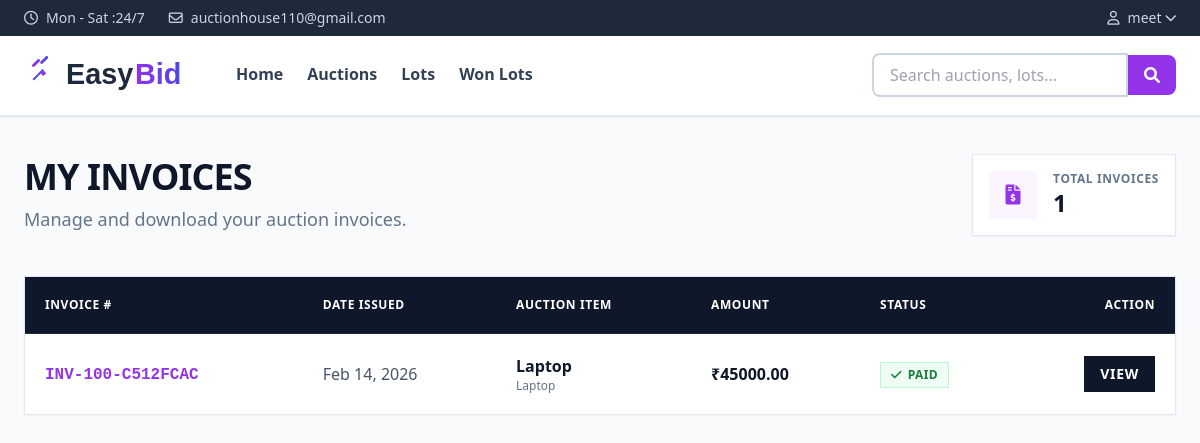
The page /bids/my-invoices/ (signed in) on the database its author committed.
### auction_list/models.py (models this page shows, shortened)
class Invoice(models.Model):
    user = models.ForeignKey(User, on_delete=models.CASCADE, related_name='invoices')
    lot = models.OneToOneField('Lot', on_delete=models.CASCADE, related_name='invoice')
    amount = models.DecimalField(max_digits=12, decimal_places=2)
    shipping_fee = models.DecimalField(max_digits=10, decimal_places=2, default=0.00)
    invoice_number = models.CharField(max_length=50, unique=True)
    issued_at = models.DateTimeField(auto_now_add=True)
    status = models.CharField(max_length=20, default='paid', choices=[
        ('pending', 'Pending'),
        ('paid', 'Paid'),
        ('cancelled', 'Cancelled')
    ])
    class Meta:
        ordering = ['-issued_at']

class Lot(models.Model):
    STATUS_CHOICES = [
        ('draft', 'Draft'),
        ('active', 'Active'),
        ('paid', 'Paid - Awaiting Shipment'),
        ('shipped_to_warehouse', 'Shipped to Warehouse'),
        ('at_warehouse', 'At Warehouse'),
        ('shipped', 'Shipped to Buyer'),
        ('sold', 'Sold & Delivered'),
        ('unsold', 'Unsold'),
    ]
    auction = models.ForeignKey('Auction', on_delete=models.CASCADE, related_name='lots')
    lot_number = models.IntegerField()  # Sequential number within auction
    title = models.CharField(max_length=255)
    slug = models.SlugField(max_length=300, unique=True, blank=True, null=True)
    description = models.TextField()
    lot_catagory = models.ForeignKey('Catagory',on_delete=models.CASCADE,blank=True)
    items = models.ManyToManyField('Item', related_name='lots', blank=True)
    starting_bid = models.DecimalField(max_digits=10, decimal_places=2,default=0.00)
    reserve_price = models.DecimalField(max_digits=10, decimal_places=2, null=True, blank=True,
                                       help_text="Minimum price for sale (optional)")
    current_bid = models.DecimalField(max_digits=10, decimal_places=2, default=0.00)
    status = models.CharField(max_length=20, choices=STATUS_CHOICES, default='draft')
    winning_bidder = models.ForeignKey(User, on_delete=models.SET_NULL, null=True, blank=True,
                                       related_name='won_lots')
    is_timed = models.BooleanField(default=False, help_text="Is this a timed auction lot?")
    end_time = models.DateTimeField(null=True, blank=True, help_text="When the timed auction ends")
    last_bid_time = models.DateTimeField(null=True, blank=True, help_text="Time of last bid")
    idle_timer_started = models.BooleanField(default=False, help_text="Has the idle timer started?")
    idle_timer_start_time = models.DateTimeField(null=True, blank=True, help_text="When idle timer started")
    min_bid_increment = models.DecimalField(max_digits=10, decimal_places=2, default=100.00,
                                           help_text="Minimum bid increment")
    shipping_fee = models.DecimalField(max_digits=10, decimal_places=2, default=0.00,
                                      help_text="Shipping charges for this lot")
    created_at = models.DateTimeField(auto_now_add=True)
    updated_at = models.DateTimeField(auto_now=True)
    notes = models.TextField(blank=True, help_text="Internal notes (not visible to bidders)")
    reminder_sent = models.BooleanField(default=False, help_text="Has the reminder email been sent?")
    is_hot = models.BooleanField(default=False, help_text="Is this lot receiving high bid activity (10+ bids in last 10 minutes)?")
    class Meta:
        ordering = ['auction', 'lot_number']
        unique_together = ['auction', 'lot_number']
        indexes = [
            models.Index(fields=['auction', 'status']),
            models.Index(fields=['lot_number']),
        ]
    def item_count(self):
        return self.items.count()
    item_count.short_description = 'Total items'

class Auction(models.Model):
    STATUS_CHOICES = [
        ('draft', 'Draft'),
        ('pending', 'Pending Approval'),
        ('approved', 'Approved'),
        ('live', 'Live'),
        ('scheduled', 'Scheduled'),
        ('completed', 'Completed'),
        ('cancelled', 'Cancelled'),
    ]
    AUCTION_TYPE_CHOICES = [
        ('live', 'Live Auction'),
        ('scheduled', 'Scheduled Auction'),
    ]
    title = models.CharField(max_length=255)
    slug = models.SlugField(max_length=300, unique=True, blank=True, null=True)
    description = models.TextField()
    auction_type = models.CharField(max_length=20, choices=AUCTION_TYPE_CHOICES, default='live')
    created_by = models.ForeignKey(User, on_delete=models.CASCADE, related_name='created_auctions')
    approved_by = models.ForeignKey(User, on_delete=models.SET_NULL, null=True, blank=True, related_name='approved_auctions')
    status = models.CharField(max_length=20, choices=STATUS_CHOICES, default='draft')
    start_date = models.DateTimeField(null=True, blank=True)
    end_date = models.DateTimeField(null=True, blank=True)
    created_at = models.DateTimeField(auto_now_add=True)
    updated_at = models.DateTimeField(auto_now=True)
    approved_at = models.DateTimeField(null=True, blank=True)
    allow_proxy_bidding = models.BooleanField(default=True)
    buyer_premium_percentage = models.DecimalField(max_digits=5, decimal_places=2, default=0.00)
    min_bid_increment = models.DecimalField(max_digits=10, decimal_places=2, default=100.00)
    location = models.CharField(max_length=255, blank=True)
    terms_and_conditions = models.TextField(blank=True)
    reminder_sent = models.BooleanField(default=False, help_text="Has the 5-minute reminder email been sent?")
    start_email_sent = models.BooleanField(default=False, help_text="Has the auction start email been sent?")
    is_hot = models.BooleanField(default=False, help_text="Is this exception receiving high bid activity (10+ bids in last 10 minutes)?")
    class Meta:
        ordering = ['-created_at']
        indexes = [
            models.Index(fields=['status', 'start_date']),
            models.Index(fields=['created_by', 'status']),
        ]

### bids/views.py (the view)
# urls.py: path('my-invoices/', views.my_invoices, name='my_invoices'),
@login_required
def my_invoices(request):
    invoices = Invoice.objects.filter(user=request.user).select_related('lot', 'lot__auction').order_by('-issued_at')
    context = {
        'invoices': invoices
    }
    return render(request, 'bids/my_invoices.html', context)

### bids/templates/bids/my_invoices.html (shortened to what this page needs)
{% extends 'base.html' %}
{% load static %}
{% block content %}
<div class="min-h-screen bg-slate-50 py-12">
    <div class="max-w-screen-2xl mx-auto px-4 md:px-6">
        <div class="mb-10 flex flex-col md:flex-row md:items-center justify-between gap-4">
            <div>
                <h1 class="text-3xl md:text-4xl font-black text-slate-900 mb-2 uppercase tracking-tight">My Invoices</h1>
                <p class="text-slate-500 text-lg">Manage and download your auction invoices.</p>
            </div>
            <div class="flex items-center gap-4">
                <div class="bg-white p-4 border border-slate-200 shadow-sm flex items-center gap-4">
                    <div class="w-12 h-12 bg-purple-50 flex items-center justify-center text-purple-600">
                        <i class="fas fa-file-invoice-dollar text-xl"></i>
                    </div>
                    <div>
                        <div class="text-xs text-slate-500 font-bold uppercase tracking-wider">Total Invoices</div>
                        <div class="text-2xl font-black text-slate-900">{{ invoices.count }}</div>
                    </div>
                </div>
            </div>
        </div>
        <div class="bg-white border border-slate-200 shadow-sm overflow-hidden">
            {% if invoices %}
            <div class="overflow-x-auto">
                <table class="w-full text-left border-collapse">
                    <thead>
                        <tr class="bg-slate-900 text-white text-xs uppercase tracking-wider border-b border-slate-800">
                            <th class="p-5 font-bold">Invoice #</th>
                            <th class="p-5 font-bold">Date Issued</th>
                            <th class="p-5 font-bold">Auction Item</th>
                            <th class="p-5 font-bold">Amount</th>
                            <th class="p-5 font-bold">Status</th>
                            <th class="p-5 font-bold text-right">Action</th>
                        </tr>
                    </thead>
                    <tbody class="divide-y divide-slate-100">
                        {% for invoice in invoices %}
                        <tr class="hover:bg-slate-50 transition-colors group">
                            <td class="p-5">
                                <a href="{% url 'invoice_detail' invoice.id %}" class="font-bold text-purple-600 hover:text-purple-800 hover:underline font-mono">
                                    {{ invoice.invoice_number }}
                                </a>
                            </td>
                            <td class="p-5 text-slate-600 font-medium">
                                {{ invoice.issued_at|date:"M d, Y" }}
                            </td>
                            <td class="p-5">
                                <div class="font-bold text-slate-900">{{ invoice.lot.title }}</div>
                                <div class="text-xs text-slate-500">{{ invoice.lot.auction.title }}</div>
                            </td>
                            <td class="p-5 font-black text-slate-900">
                                ₹{{ invoice.amount|floatformat:2 }}
                            </td>
                            <td class="p-5">
                                {% if invoice.status == 'paid' %}
                                    <span class="inline-flex items-center px-2.5 py-1 bg-green-50 text-green-700 text-xs font-bold uppercase tracking-wide border border-green-200">
                                        <i class="fas fa-check mr-1.5"></i> Paid
                                    </span>
                                {% elif invoice.status == 'pending' %}
                                    <span class="inline-flex items-center px-2.5 py-1 bg-yellow-50 text-yellow-700 text-xs font-bold uppercase tracking-wide border border-yellow-200">
                                        <i class="fas fa-clock mr-1.5"></i> Pending
                                    </span>
                                {% else %}
                                    <span class="inline-flex items-center px-2.5 py-1 bg-red-50 text-red-700 text-xs font-bold uppercase tracking-wide border border-red-200">
                                        {{ invoice.status }}
                                    </span>
                                {% endif %}
                            </td>
                            <td class="p-5 text-right">
                                <a href="{% url 'invoice_detail' invoice.id %}" class="inline-flex items-center justify-center bg-slate-900 hover:bg-purple-600 text-white px-4 py-2 text-sm font-bold transition-all uppercase tracking-wider group-hover:shadow-lg">
                                    View
                                </a>
                            </td>
                        </tr>
                        {% endfor %}
                    </tbody>
                </table>
            </div>
            {% endif %}
        </div>
    </div>
</div>
{% endblock %}

### Home/templates/base.html (shortened to what this page needs)
{% load static %}
<!DOCTYPE html>
<html lang="en">
<head>
    <script src="https://cdn.tailwindcss.com"></script>
    <link rel="stylesheet" href="https://cdnjs.cloudflare.com/ajax/libs/font-awesome/6.0.0/css/all.min.css">
</head>
<body class="bg-slate-50 font-sans antialiased">
    <div class="hidden md:block bg-slate-800 text-slate-300 px-4 md:px-6 py-2 fixed top-0 left-0 right-0 z-50">
        <div
            class="max-w-screen-2xl mx-auto flex flex-col sm:flex-row items-center justify-between text-xs md:text-sm space-y-2 sm:space-y-0">
            <div class="flex items-center space-x-3 md:space-x-6">
                <span class="flex items-center"><i class="far fa-clock mr-1 md:mr-2"></i><span
                        class="hidden sm:inline">Mon - Sat : </span> 24/7</span>
                <span class="flex items-center"><i class="far fa-envelope mr-1 md:mr-2"></i><span
                        class="hidden lg:inline">auctionhouse110@gmail.com</span></span>
            </div>
            <div class="flex items-center space-x-3 md:space-x-4">
                {% if user.is_authenticated %}
                <div class="relative dropdown">
                    <button class="hover:text-white transition flex items-center">
                        <i class="far fa-user"></i>
                        <span class="ml-2 hidden sm:inline">{{ user.username }}</span>
                        <i class="fas fa-chevron-down ml-1 text-xs"></i>
                    </button>
                </div>
                {% else %}
                <a href="{% url 'login' %}" class="hover:text-white transition flex items-center">
                    <i class="far fa-user"></i>
                    <span class="ml-2 hidden sm:inline">Login</span>
                </a>
                {% endif %}
            </div>
        </div>
    </div>
    <nav class="bg-white border-b-2 border-slate-200 fixed md:top-[35px] top-0 left-0 right-0 z-40 shadow-sm">
        <div class="max-w-screen-2xl mx-auto px-4 md:px-6">
            <div class="flex items-center justify-between">
                <div class="flex items-center space-x-8">
                    <a href="{% url 'home' %}" class="flex items-center py-4">
                        <img src="{% static 'images/logo.svg' %}" alt="EasyBid" class="h-10 md:h-12 w-auto">
                    </a>
                    <div class="hidden lg:flex items-center space-x-6">
                        <a href="{% url 'home' %}"
                            class="text-slate-700 hover:text-purple-600 font-semibold py-4 border-b-2 border-transparent hover:border-purple-600 transition">
                            Home
                        </a>
                        <a href="{% url 'auctions' %}"
                            class="text-slate-700 hover:text-purple-600 font-semibold py-4 border-b-2 border-transparent hover:border-purple-600 transition">
                            Auctions
                        </a>
                        <a href="{% url 'view_lots' %}"
                            class="text-slate-700 hover:text-purple-600 font-semibold py-4 border-b-2 border-transparent hover:border-purple-600 transition">
                            Lots
                        </a>
                        <a href="{% url 'won_lots' %}"
                            class="text-slate-700 hover:text-purple-600 font-semibold py-4 border-b-2 border-transparent hover:border-purple-600 transition">
                            Won Lots
                        </a>
                    </div>
                </div>
                <div class="flex items-center space-x-2 md:space-x-4">
                    <div class="hidden md:flex items-center relative group">
                        <form action="{% url 'auctions' %}" method="GET" class="flex items-center">
                            <input type="text" name="q" id="globalSearchInput" placeholder="Search auctions, lots..."
                                class="px-4 py-2 border-2 border-slate-300 rounded-l-lg focus:outline-none focus:border-purple-600 w-48 lg:w-64"
                                autocomplete="off">
                            <button type="submit"
                                class="bg-purple-600 hover:bg-purple-700 text-white px-4 py-2 rounded-r-lg transition">
                                <i class="fas fa-search"></i>
                            </button>
                        </form>
                    </div>
                </div>
            </div>
        </div>
    </nav>
    <main class="pt-[70px] md:pt-[106px]">
        {% block content %}
        {% endblock %}
    </main>
</body>
</html>

### Home/templates/base.html (style rules this page uses)
.dropdown::after { content: ''; position: absolute; top: 100%; right: 0; width: 100%; height: 8px; }

### rows shown on the page
Invoice: invoice_number "INV-100-C512FCAC", issued_at "Feb 14, 2026", lot "Laptop", lot.auction "Laptop", amount "45000.00", status "paid" (drawn)

### other values the page prints
{{ user.username }} "meet"
{{ invoices.count }} "1"
